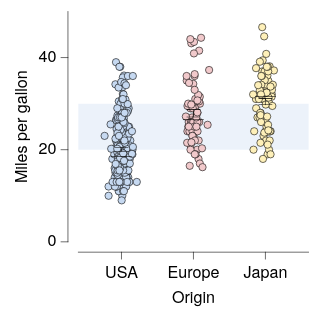

Vega-Lite specification stored for this chart:
### Vega-Lite specification from a JSON file in a GitHub repository (floating-point values rounded to 4 significant figures; data arrays with more than 128 entries replaced by an {"elided": "..."} marker saying what was removed)
{"background": null, "config": {"arc": {"fill": "#DBDBDB", "fillOpacity": 1.0, "innerRadius": 25.0, "padAngle": 0.03, "stroke": "black", "strokeOpacity": 1, "strokeWidth": 0.25}, "area": {"fill": "#DBDBDB", "fillOpacity": 1.0, "stroke": "black", "strokeOpacity": 1, "strokeWidth": 0.25}, "axis": {"domain": true, "domainCap": "round", "domainColor": "black", "domainWidth": 0.25, "grid": false, "gridCap": "round", "gridColor": "#F1F1F1", "gridDash": [0, 0], "gridOpacity": 1.0, "gridWidth": 0.25, "labelColor": "black", "labelFont": "Helvetica Neue", "labelFontSize": 7, "labelFontStyle": "normal", "labelFontWeight": 400, "offset": 4.5, "ticks": true, "tickCap": "round", "tickColor": "black", "tickRound": false, "tickSize": 3, "tickWidth": 0.25, "titleColor": "black", "titleFont": "Helvetica Neue", "titleFontSize": 7, "titleFontStyle": "normal", "titleFontWeight": 400}, "axisX": {"domain": true, "labelAlign": "center", "labelAngle": 0, "labels": true, "ticks": true, "translate": 0}, "axisY": {"domain": true, "labelAlign": "right", "labelAngle": 0, "labels": true, "ticks": true, "translate": 0}, "axisRight": {"domain": true, "labelAlign": "left", "labelAngle": 0, "labels": true, "ticks": true, "translate": 0}, "axisTop": {"domain": true, "labelAlign": "center", "labelAngle": 0, "labels": true, "ticks": true, "translate": 0}, "axisBand": {"tickOffset": 0}, "bar": {"fill": "#DBDBDB", "fillOpacity": 1.0, "stroke": "black", "strokeOpacity": 1, "strokeWidth": 0.25}, "boxplot": {"size": 9.0, "ticks": {"cornerRadius": 0.25, "fill": "black", "size": 4.5, "thickness": 0.25}, "box": {"fillOpacity": 1.0, "stroke": "black", "strokeOpacity": 1, "strokeWidth": 0.25}, "median": {"fill": "black", "fillOpacity": 1.0, "size": 9.0, "thickness": 0.25}, "rule": {"fill": "black", "fillOpacity": 1.0, "size": 10.0, "stroke": "black", "strokeDash": [0, 0], "strokeOpacity": 1, "strokeWidth": 0.25}, "outliers": {"color": "black", "fill": "black", "fillOpacity": 1.0, "size": 0, "stroke": "black", "strokeOpacity": 1, "strokeWidth": 0.25}}, "circle": {"fill": "black", "fillOpacity": 1.0, "size": 0.5, "stroke": null, "strokeOpacity": 1, "strokeWidth": 0.25}, "errorband": {"band": {"fillOpacity": 0.6, "stroke": null, "strokeWidth": 0.25, "strokeOpacity": 1}, "borders": {"opacity": 0, "strokeOpacity": 0.25, "strokeWidth": 1}}, "errorbar": {"opacity": 1, "rule": {"strokeDash": [0, 0], "strokeWidth": 0.25}, "ticks": {"color": "black", "cornerRadius": 0.125, "opacity": 1, "size": 6.0, "thickness": 0.25}, "thickness": 0.25}, "font": "Helvetica Neue", "geoshape": {"fill": "#DBDBDB", "fillOpacity": 1.0, "stroke": "black", "strokeOpacity": 1, "strokeWidth": 0.25}, "header": {"labelColor": "black", "labelFont": "Helvetica Neue", "labelFontSize": 7, "labelFontStyle": "normal", "labelFontWeight": 400, "titleColor": "black", "titleFont": "Helvetica Neue", "titleFontSize": 7, "titleFontStyle": "normal", "titleFontWeight": 400, "titlePadding": 0}, "legend": {"disable": false, "offset": 4.5, "titlePadding": 4, "labelOffset": 2, "gradientLabelOffset": 2, "gradientLength": 50.0, "gradientThickness": 5.0, "gradientOpacity": 1.0, "gradientStrokeColor": "black", "gradientStrokeWidth": 0.25, "labelColor": "black", "labelFont": "Helvetica Neue", "labelFontSize": 7, "labelFontStyle": "normal", "labelFontWeight": 400, "strokeColor": "black", "strokeWidth": 0, "symbolSize": 42, "symbolStrokeColor": "black", "symbolStrokeWidth": 0.25, "titleColor": "black", "titleFont": "Helvetica Neue", "titleFontSize": 7, "titleFontStyle": "normal", "titleFontWeight": 400}, "line": {"color": "black", "stroke": "black", "strokeCap": "round", "strokeDash": [0, 0], "strokeOpacity": 1, "strokeWidth": 0.375}, "point": {"filled": true, "fill": "#DBDBDB", "fillOpacity": 1.0, "size": 5.0, "stroke": "black", "strokeOpacity": 1, "strokeWidth": 0.25}, "range": {"category": ["#C6D9F1", "#F1C9CB", "#FEF0B9", "#CEE37A", "#7AA8E0", "#E589A3", "#FDDD5D", "#68B961", "#4177B1", "#C35082", "#E5C227", "#438156"], "diverging": {"scheme": ["#C35082", "#CE6D94", "#D989A7", "#E2A4BA", "#EABFCE", "#F1DBE2", "#F6F6F6", "#D7E0EB", "#B9CBE0", "#9BB6D5", "#7DA1C9", "#5F8CBD", "#4177B1"]}, "heatmap": {"scheme": ["#DFE9F7", "#C6D9F1", "#ADC8EC", "#94B8E6", "#7AA8E0", "#6097DA", "#4D87CA", "#4177B1", "#386898", "#2F597F", "#264A69", "#1D3A58"]}, "ordinal": {"scheme": ["#F1F1F1", "#DBDBDB", "#C6C6C6", "#B2B2B2", "#9D9D9D", "#898989", "#767676", "#636363", "#515151", "#404040", "#2F2F2F", "#1F1F1F"]}, "ramp": {"scheme": ["#DFE9F7", "#C6D9F1", "#ADC8EC", "#94B8E6", "#7AA8E0", "#6097DA", "#4D87CA", "#4177B1", "#386898", "#2F597F", "#264A69", "#1D3A58"]}}, "rule": {"color": "black", "stroke": "black", "strokeCap": "round", "strokeDash": [2, 2], "strokeOpacity": 1, "strokeWidth": 0.25}, "scale": {"bandPaddingInner": 0.1, "bandPaddingOuter": 0.1, "round": false}, "rect": {"fill": "#DBDBDB", "fillOpacity": 1.0, "stroke": "black", "strokeOpacity": 1, "strokeWidth": 0.25}, "square": {"fill": "#DBDBDB", "fillOpacity": 1.0, "size": 10.0, "stroke": "black", "strokeOpacity": 1, "strokeWidth": 0.25}, "text": {"color": "black", "font": "Helvetica Neue", "fontSize": 7, "fontStyle": "normal", "fontWeight": 400}, "title": {"anchor": "middle", "frame": "group", "color": "black", "font": "Helvetica Neue", "fontSize": 7, "fontStyle": "normal", "fontWeight": 400, "subtitleColor": "black", "subtitleFont": "Helvetica Neue", "subtitleFontSize": "Helvetica Neue", "subtitleFontStyle": "normal", "subtitleFontWeight": 400}, "view": {"continuousWidth": 100, "continuousHeight": 100, "discreteWidth": 100, "discreteHeight": 100, "fill": null, "stroke": null, "strokeWidth": 0.25}}, "layer": [{"mark": {"type": "rect", "color": "#DFE9F7", "cornerRadius": 0, "opacity": 0.6, "stroke": null, "strokeOpacity": 0, "strokeWidth": 0}, "encoding": {"y": {"datum": 20.0}, "y2": {"datum": 30.0}}}, {"layer": [{"data": {"name": "data-5a85ede2053d4aec77293cfb476ae07b"}, "mark": {"type": "circle", "opacity": 1.0, "size": 10.0, "stroke": "black", "strokeOpacity": 1, "strokeWidth": 0.25}, "encoding": {"color": {"field": "Origin", "legend": null, "sort": ["USA", "Europe", "Japan"], "title": null, "type": "nominal"}, "x": {"axis": {}, "field": "Origin", "sort": ["USA", "Europe", "Japan"], "title": "Origin", "type": "nominal"}, "xOffset": {"field": "jitter_x", "scale": {"domain": [-7.33, 7.33], "range": [5.17, 19.83]}, "type": "quantitative"}, "y": {"field": "Miles_per_Gallon", "title": "Miles per gallon", "type": "quantitative"}}}, {"data": {"name": "data-64e7897fd8423deef5c97d660b6d3367"}, "mark": {"type": "errorbar"}, "encoding": {"x": {"axis": {}, "field": "Origin", "sort": ["USA", "Europe", "Japan"], "title": "Origin", "type": "nominal"}, "y": {"field": "__mean", "title": "Miles per gallon", "type": "quantitative"}, "yError": {"field": "__error"}}}, {"data": {"name": "data-5a85ede2053d4aec77293cfb476ae07b"}, "mark": {"type": "boxplot", "box": {"fillOpacity": 0, "strokeOpacity": 0}, "outliers": {"opacity": 0}, "rule": {"strokeOpacity": 0}, "ticks": false}, "encoding": {"x": {"axis": {}, "field": "Origin", "sort": ["USA", "Europe", "Japan"], "title": "Origin", "type": "nominal"}, "y": {"field": "Miles_per_Gallon", "title": "Miles per gallon", "type": "quantitative"}}}]}], "data": {"name": "data-f649f9d1c293ec8042ca0358e3477a5a"}, "$schema": "https://vega.github.io/schema/vega-lite/v6.4.1.json", "datasets": {"data-f649f9d1c293ec8042ca0358e3477a5a": [{"__dummy": 0, "__dysonsphere__": 1}], "data-5a85ede2053d4aec77293cfb476ae07b": {"elided": "398 records"}, "data-64e7897fd8423deef5c97d660b6d3367": [{"Origin": "USA", "__mean": 20.08, "__error": 0.4058, "__dysonsphere__": 1}, {"Origin": "Japan", "__mean": 30.45, "__error": 0.6852, "__dysonsphere__": 1}, {"Origin": "Europe", "__mean": 27.89, "__error": 0.8037, "__dysonsphere__": 1}]}}
